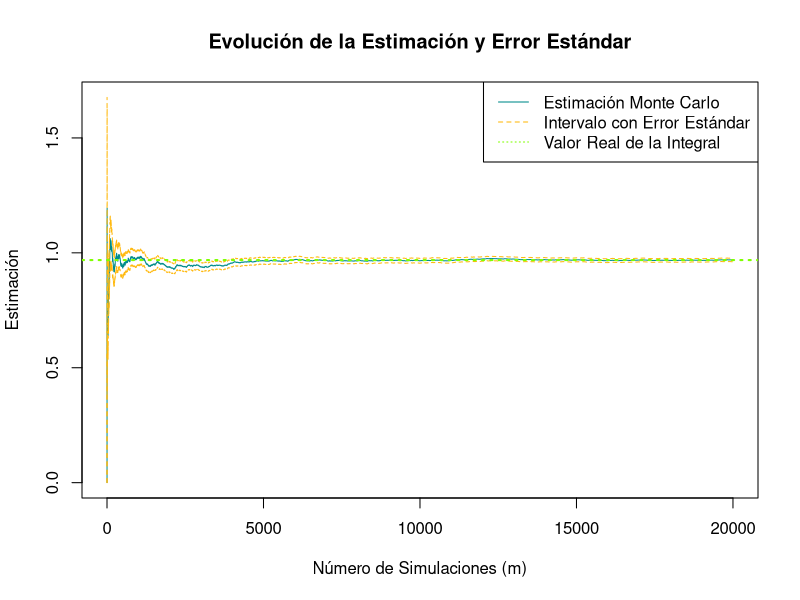
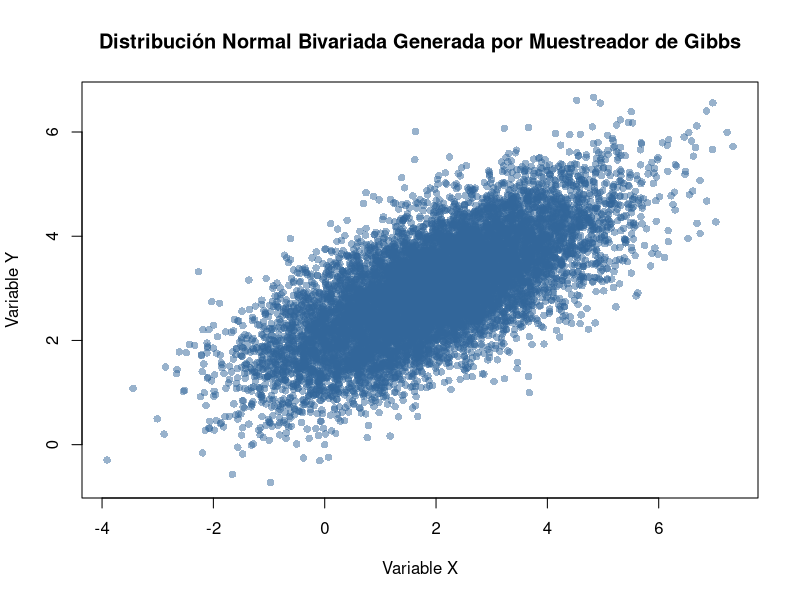

Write R code to recreate these figures, in order.
## ---- chunk 1
I = 103/105 + sin(100)/200 - sin(40)/80 + cos(30)/30 - cos(70)/70
I
## ---- chunk 2

set.seed(20000)
# parámetros de la simulación 
a <- 0
b <- 1
m <- 20000
# Generación de números aleatorios y cálculo de la integral por Monte Carlo
aleatorio <- runif(m)
funcion <- (cos(50*aleatorio)+ sin(20*aleatorio))^2
theta <- (b-a)*funcion /m
media <- sum(theta)
cat("El valor de la integral es", media,"\n")
## ---- chunk 3
# Cálculo de la media acumulada y error estándar para cada punto
estimates <- cumsum((b - a) * funcion) / (1:m)
error_std <- sqrt(cumsum(((b - a) * funcion - estimates)^2)) / (1:m)

# Graficar la evolución de las estimaciones y el error estándar
plot(estimates, type = "l", col = "#008B8B", ylim = range(c(estimates - error_std, estimates + error_std)),
     ylab = "Estimación", xlab = "Número de Simulaciones (m)", main = "Evolución de la Estimación y Error Estándar")
lines(estimates + error_std, col = "#FFB90F", lty = 2)
lines(estimates - error_std, col = "#FFB90F", lty = 2)
legend("topright", legend = c("Estimación Monte Carlo", "Intervalo con Error Estándar"), col = c("#008B8B", "#FFB90F"), lty = 1:2)
# Añadir la línea horizontal para el valor real de la integral
abline(h = media, col = "#7FFF00", lty = 3, lwd = 2)
legend("topright", legend = c("Estimación Monte Carlo", "Intervalo con Error Estándar", "Valor Real de la Integral"),
       col = c("#008B8B", "#FFB90F", "#7FFF00"), lty = c(1, 2, 3))

## ---- chunk 4
set.seed(420)
intervalo <- function(x) (((length(x) - 1))*var(x)/qchisq(p = 0.05 , df = length(x) -1))

replicas <- round(matrix(rnorm(n = 1000*20, mean = 0, sd=2), nrow = 1000, ncol = 20),3)
limitesup<- apply(replicas, 1, intervalo)
proporcion <- mean(limitesup >= 4)
proporcion
## ---- chunk 5
set.seed(420)

replicas2 <- matrix(rchisq(n = 1000 * 20, df = 2), nrow = 1000, ncol = 20)

limites<- apply(replicas2, 1, intervalo)
proporcion <- mean(limites >= 4)
proporcion
## ---- chunk 6
library(mvtnorm)
set.seed(123)  # Fijar la semilla para reproducibilidad
n_pacientes <- 50   # Número de pacientes
dosis <- runif(n_pacientes, 1, 10)  # Dosis aleatoria entre 1 y 10
beta0_real <- 5    # Efecto base real
beta1_real <- 2    # Efecto de la dosis real
sigma_real <- 1    # Desviación estándar del error real
tau_real <- 0.5    # Desviación estándar del efecto aleatorio real

# Generar efectos aleatorios para cada paciente
efectos_aleatorios <- rnorm(n_pacientes, mean = 0, sd = tau_real)

# Generar reducciones de presión arterial
reduccion <- beta0_real + beta1_real * dosis + efectos_aleatorios + rnorm(n_pacientes, 0, sigma_real)
datos <- data.frame(Paciente = 1:n_pacientes, Dosis = dosis, Reduccion = reduccion)
datos
## ---- chunk 7

# Inicializar valores
n_iteraciones <- 5000  # Número de iteraciones del Muestreador de Gibbs
beta0 <- numeric(n_iteraciones)  # Almacenar valores de beta0
beta1 <- numeric(n_iteraciones)  # Almacenar valores de beta1
sigma2 <- numeric(n_iteraciones) # Almacenar valores de sigma^2
tau2 <- numeric(n_iteraciones)   # Almacenar valores de tau^2
theta <- matrix(0, nrow = n_pacientes, ncol = n_iteraciones)  # Efectos aleatorios

# Valores iniciales
beta0[1] <- 0
beta1[1] <- 1
sigma2[1] <- 1
tau2[1] <- 1

# Muestreador de Gibbs
for (t in 2:n_iteraciones) {
  # 1. Muestrear theta (efecto aleatorio de cada paciente)
  for (i in 1:n_pacientes) {
    var_theta <- 1 / (1/tau2[t-1] + 1/sigma2[t-1])
    media_theta <- var_theta * (1/sigma2[t-1] * (datos$Reduccion[i] - beta0[t-1] - beta1[t-1] * datos$Dosis[i]))
    theta[i, t] <- rnorm(1, mean = media_theta, sd = sqrt(var_theta))
  }
  
  # 2. Muestrear beta0 y beta1
  X <- cbind(1, datos$Dosis)
  reduccion_ajustada <- datos$Reduccion - theta[, t]
  XtX_inv <- solve(t(X) %*% X)
  media_beta <- XtX_inv %*% t(X) %*% reduccion_ajustada
  varianza_beta <- sigma2[t-1] * XtX_inv
  betas <- mvtnorm::rmvnorm(1, mean = media_beta, sigma = varianza_beta)
  beta0[t] <- betas[1]
  beta1[t] <- betas[2]
  
  # 3. Muestrear sigma2
  residuos <- datos$Reduccion - beta0[t] - beta1[t] * datos$Dosis - theta[, t]
  sigma2[t] <- 1 / rgamma(1, shape = n_pacientes / 2, rate = sum(residuos^2) / 2)
  
  # 4. Muestrear tau2
  tau2[t] <- 1 / rgamma(1, shape = n_pacientes / 2, rate = sum(theta[, t]^2) / 2)
}

# Resultados
cat("Estimación de beta0 (efecto base):", mean(beta0[-(1:1000)]), "\n")
cat("Estimación de beta1 (efecto de la dosis):", mean(beta1[-(1:1000)]), "\n")
cat("Estimación de sigma:", sqrt(mean(sigma2[-(1:1000)])), "\n")
cat("Estimación de tau:", sqrt(mean(tau2[-(1:1000)])), "\n")

## ---- chunk 8
    library(ggplot2)
    # Parámetros de la distribución bivariada
    mediaX <- 2        # Media de la primera variable
    mediaY <- 3        # Media de la segunda variable
    desv1 <- 1.5       # Desviación estándar de la primera variable
    desv2 <- 1         # Desviación estándar de la segunda variable
    correlacion <- 0.7 # Correlación entre las dos variables
    total_muestras <- 10000 # Número de muestras

    # Inicialización
    valoresX <- numeric(total_muestras)
    valoresY <- numeric(total_muestras)
    valoresX[1] <- 0
    valoresY[1] <- 0

    # Función para el muestreador de Gibbs
    muestreador_gibbs <- function(cant_muestras, mediaX, mediaY, desv1, desv2, correlacion) {
      x <- numeric(cant_muestras)
      y <- numeric(cant_muestras)
      x[1] <- 0
      y[1] <- 0

      for (i in 2:cant_muestras) {
        x[i] <- rnorm(1, mean = mediaX + correlacion * (desv1 / desv2) * (y[i-1] - mediaY), 
                      sd = desv1 * sqrt(1 - correlacion^2))
        y[i] <- rnorm(1, mean = mediaY + correlacion * (desv2 / desv1) * (x[i] - mediaX), 
                      sd = desv2 * sqrt(1 - correlacion^2))
      }
      
      return(data.frame(X = x, Y = y))
    }

    # Generar la distribución bivariada
    datos_bivariados <- muestreador_gibbs(total_muestras, mediaX, mediaY, desv1, desv2, correlacion)

    # Visualización de la distribución generada
    plot(datos_bivariados$X, datos_bivariados$Y, 
         main = "Distribución Normal Bivariada Generada por Muestreador de Gibbs", 
         xlab = "Variable X", ylab = "Variable Y", 
         col = rgb(0.2, 0.4, 0.6, 0.5), pch = 16)

